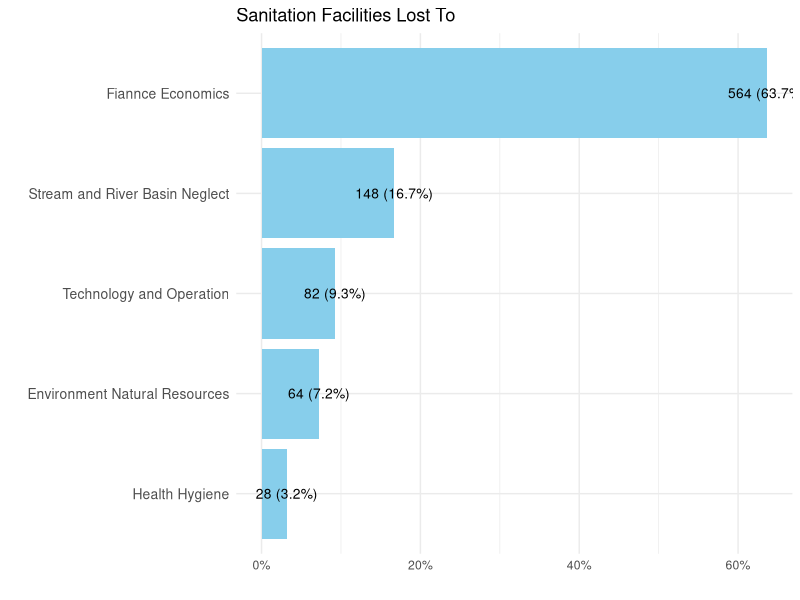
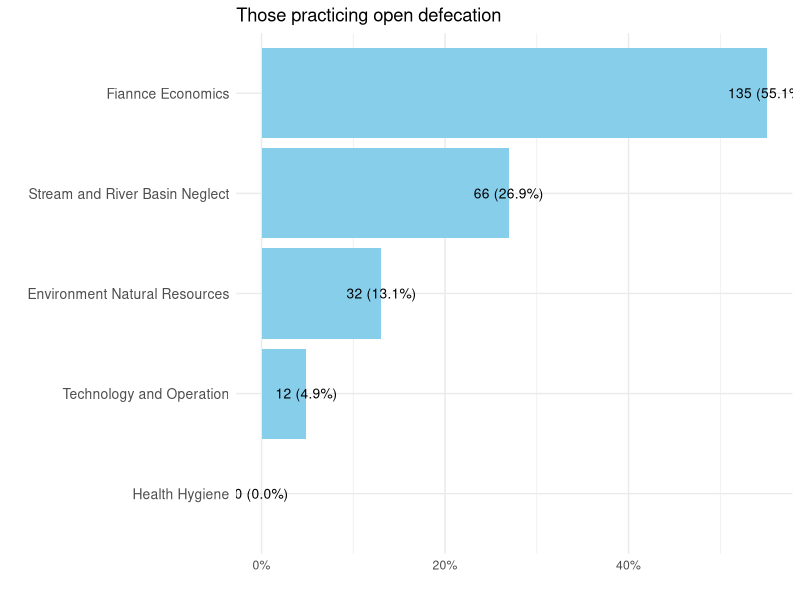

Reproduce these figures in R, in order. (Note: this script raises an error after producing the figures.)
## ---- chunk 1
library(tidyverse)
## ---- chunk 2
sanitation <- readxl::read_excel("datasets/sanitation.xlsx")
## ---- chunk 3
sanitation |> 
  filter(!is.na(Facilities_Limited_type) & !is.na(Facilities_Limited_no)) |>
  group_by(Facilities_Limited_type) |> 
  summarize(n = sum(Facilities_Limited_no)) |>
  mutate(total = sum(n),
         percentage = n / total * 100) |>
  select(Facilities_Limited_type, n, percentage)
## ---- chunk 4
sanitation |> 
    filter(!is.na(Sanitation_basic_type) & !is.na(Sanitation_Basic_no)) |> 
  group_by(Sanitation_basic_type) |> 
  summarize(n = sum(Sanitation_Basic_no))  |>
  mutate(total = sum(n),
         percentage = n / total * 100) |>
  select(Sanitation_basic_type, n, percentage)
## ---- chunk 5
library(dplyr)
library(ggplot2)
library(tidyr)

# Data manipulation part
sanitation_summary <- sanitation |> 
  pivot_longer(cols=-c(1:9), names_to="reason", values_to="no", values_drop_na=T) |> 
  group_by(reason) |> 
  summarize(n = sum(no)) |>
  mutate(total = sum(n),
         percentage = n / total * 100) |>
  select(reason, n, percentage)

# Custom labels for the columns
custom_labels <- c(
  "1_Health_Hygiene" = "Health Hygiene",
  "2_Environment_Natural_resources" = "Environment Natural Resources",
  "3_Finance_economics" = "Fiannce Economics",
  "4_stream_river_basin_neglect" = "Stream and River Basin Neglect",
  "5_technology_operation" = "Technology and Operation"
  # Add more key-value pairs to map the old labels to the new ones
)

# Plotting part
ggplot(sanitation_summary, aes(x = reorder(reason, percentage), y = percentage)) +
  geom_bar(stat = "identity", fill = "skyblue") +
  geom_text(aes(label = sprintf("%d (%.1f%%)", n, percentage)), 
            hjust = 0.5, size = 3.5) +  # Add count and percentage labels outside the bars
  scale_y_continuous(labels = scales::percent_format(scale = 1)) +
  scale_x_discrete(labels = custom_labels) +  # Custom column labels
  labs(x = "", y = "", title = "Sanitation Facilities Lost To") +
  theme_minimal() +
  theme(axis.text.y = element_text(size = 10)) +  # Customize y-axis labels if needed
  coord_flip()  # Flip the coordinates for horizontal bars


## ---- chunk 6
sanitation |> 
  filter(Sanitation_Basic_no == 0 & Facilities_Limited_no == 0) |> 
  count()
## ---- chunk 7
open_defecation <- sanitation |> 
  filter(Sanitation_Basic_no == 0 & Facilities_Limited_no == 0) |>  pivot_longer(cols=-c(1:9), names_to="reason", values_to="no", values_drop_na=T) |> 
  group_by(reason) |> 
  summarize(n = sum(no)) |>
  mutate(total = sum(n),
         percentage = n / total * 100) |>
  select(reason, n, percentage)

# Custom labels for the columns
custom_labels <- c(
  "1_Health_Hygiene" = "Health Hygiene",
  "2_Environment_Natural_resources" = "Environment Natural Resources",
  "3_Finance_economics" = "Fiannce Economics",
  "4_stream_river_basin_neglect" = "Stream and River Basin Neglect",
  "5_technology_operation" = "Technology and Operation"
  # Add more key-value pairs to map the old labels to the new ones
)

# Plotting part
ggplot(open_defecation, aes(x = reorder(reason, percentage), y = percentage)) +
  geom_bar(stat = "identity", fill = "skyblue") +
  geom_text(aes(label = sprintf("%d (%.1f%%)", n, percentage)), 
            hjust = 0.5, size = 3.5) +  # Add count and percentage labels outside the bars
  scale_y_continuous(labels = scales::percent_format(scale = 1)) +
  scale_x_discrete(labels = custom_labels) +  # Custom column labels
  labs(x = "", y = "", title = "Those practicing open defecation") +
  theme_minimal() +
  theme(axis.text.y = element_text(size = 10)) +  # Customize y-axis labels if needed
  coord_flip()  # Flip the coordinates for horizontal bars
## ---- chunk 8
# Create vectors
reason <- c("RG", "LAR", "FG", "PTW","LLI")
n <- c(414, 9, 20,9,9)
perc <- c(90, 2, 4, 2, 2)

# Create a tibble dataframe
df <- tibble(
reason,
n
) |> 
    mutate(percentage = round(freq/sum(freq) * 100))

# View the tibble
df

## ---- chunk 9
# Custom labels for the columns
custom_labels <- c(
  "RG" = "Rocky ground",
  "LAR" = "Lack of access road \n for motorized equipment",
  "FG" = "Flooded ground",
  "PTW" = "Pollution threats to wateworks",
  "LLI" = "Low level income"
  # Add more key-value pairs to map the old labels to the new ones
)

# Plotting part
ggplot(df, aes(x = reorder(reason, percentage), y = percentage)) +
  geom_bar(stat = "identity", fill = "skyblue") +
  geom_text(aes(label = sprintf("%d (%.1f%%)", n, percentage)), 
            hjust = 0.5, size = 3.5) +  # Add count and percentage labels outside the bars
  scale_y_continuous(labels = scales::percent_format(scale = 1)) +
  scale_x_discrete(labels = custom_labels) +  # Custom column labels
  labs(y = "Frequency(%)", x = "", title = "Obstacles") +
  theme_minimal() +
  theme(axis.text.y = element_text(size = 10)) +  # Customize y-axis labels if needed
  coord_flip()  # Flip the coordinates for horizontal bars
## ---- chunk 10
contour <- tibble(contour = c(305, 300, 305, 310, 315, 320, 325, 330, 335, 340))
## ---- chunk 11
ggplot(contour, aes(x = contour)) +
  geom_histogram(aes(y = after_stat(density)), binwidth = 5, color = "black", fill = "lightblue") +  # Histogram with no gaps
  geom_density(color = "red", size = 1) +  # Density curve
  geom_vline(aes(xintercept = mean(contour)), color = "blue", linetype = "dashed", size = 1) +  # Mean line
  geom_text(aes(x = mean(contour), y = 0, label = paste("Mean:", round(mean(contour), 2))),
            hjust = -0.1, vjust = -0.5, color = "blue") +  # Mean label
  labs(title = "Contour distribution", x = "Contour Value", y = "Density")
## ---- chunk 12
# Create vectors
reason <- c("Basic", "Limited", "Communal", "Open Defecation")
n <- c(23, 22, 0, 416)
perc <- c(90, 2, 4, 2, 2)

# Create a tibble dataframe
df <- tibble(
reason,
n
) |> 
  mutate(percentage = round(n/sum(n) * 100))

# View the tibble
df

## ---- chunk 13
# Custom labels for the columns
custom_labels <- c(
  "RG" = "Rocky ground",
  "LAR" = "Lack of access road \n for motorized equipment",
  "FG" = "Flooded ground",
  "PTW" = "Pollution threats to wateworks",
  "LLI" = "Low level income"
  # Add more key-value pairs to map the old labels to the new ones
)

# Plotting part
ggplot(df, aes(x = reorder(reason, percentage), y = percentage)) +
  geom_bar(stat = "identity", fill = "skyblue") +
  geom_text(aes(label = sprintf("%d (%.1f%%)", n, percentage)), 
            hjust = 0.5, size = 3.5) +  # Add count and percentage labels outside the bars
  scale_y_continuous(labels = scales::percent_format(scale = 1)) +
  scale_x_discrete(labels = custom_labels) +  # Custom column labels
  labs(y = "Frequency(%)", x = "", title = "Sanitation Distribution") +
  theme_minimal() +
  theme(axis.text.y = element_text(size = 10)) 
## ---- chunk 14
# Create a matrix for the contingency table
contingency_table <- matrix(c(10, 0, 0, 0), nrow = 2, byrow = TRUE)

# Assign row and column names
rownames(contingency_table) <- c("BS","LM")
colnames(contingency_table) <- c(">= 300", "< 300")

# Print the contingency table
print(contingency_table)

## ---- chunk 15
# Perform Fisher's Exact Test
fisher_result <- fisher.test(contingency_table)

# Print the results
print(fisher_result)

